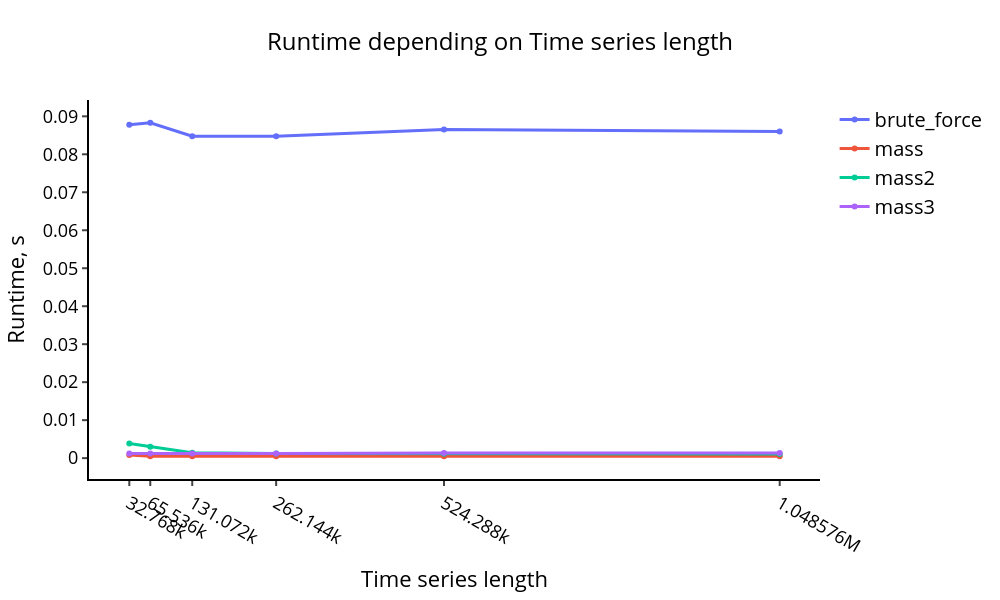

Notebook source saved alongside this figure:
### Code cell
comparison_param = np.array(algorithms)

visualize_plot_times(times_exp1, comparison_param, exp1_params)

### Figure 1 — Plotly figure (JSON) as saved in the notebook; plotly's stock layout.template omitted (floating-point values rounded to 4 significant figures)
{"data": [{"line": {"width": 3}, "name": "brute_force", "type": "scatter", "x": [32768, 65536, 131072, 262144, 524288, 1048576], "y": [0.08779, 0.08832, 0.08474, 0.08473, 0.0865, 0.08603]}, {"line": {"width": 3}, "name": "mass", "type": "scatter", "x": [32768, 65536, 131072, 262144, 524288, 1048576], "y": [0.0008377, 0.0005249, 0.000499, 0.0004815, 0.0004823, 0.0004853]}, {"line": {"width": 3}, "name": "mass2", "type": "scatter", "x": [32768, 65536, 131072, 262144, 524288, 1048576], "y": [0.003859, 0.003009, 0.001406, 0.001186, 0.001126, 0.001119]}, {"line": {"width": 3}, "name": "mass3", "type": "scatter", "x": [32768, 65536, 131072, 262144, 524288, 1048576], "y": [0.001242, 0.00122, 0.001211, 0.001216, 0.001333, 0.001338]}], "layout": {"height": 600, "legend": {"font": {"color": "black", "size": 20}}, "paper_bgcolor": "rgba(0, 0, 0, 0)", "plot_bgcolor": "rgba(0, 0, 0, 0)", "title": {"font": {"color": "black", "size": 24}, "text": "Runtime depending on Time series length", "x": 0.5, "xanchor": "center"}, "width": 1000, "xaxis": {"autorange": true, "linecolor": "#000", "linewidth": 2, "range": [-30180.0, 1112000.0], "showgrid": false, "tickfont": {"color": "black", "size": 18}, "ticks": "outside", "tickvals": [32768, 65536, 131072, 262144, 524288, 1048576], "tickwidth": 2, "title": {"font": {"color": "black", "size": 22}, "text": "Time series length"}, "type": "linear"}, "yaxis": {"autorange": true, "linecolor": "#000", "linewidth": 2, "range": [-0.005498, 0.0943], "showgrid": false, "tickfont": {"color": "black", "size": 18}, "ticks": "outside", "tickwidth": 2, "title": {"font": {"color": "black", "size": 22}, "text": "Runtime, s"}, "type": "linear", "zeroline": false}}}
